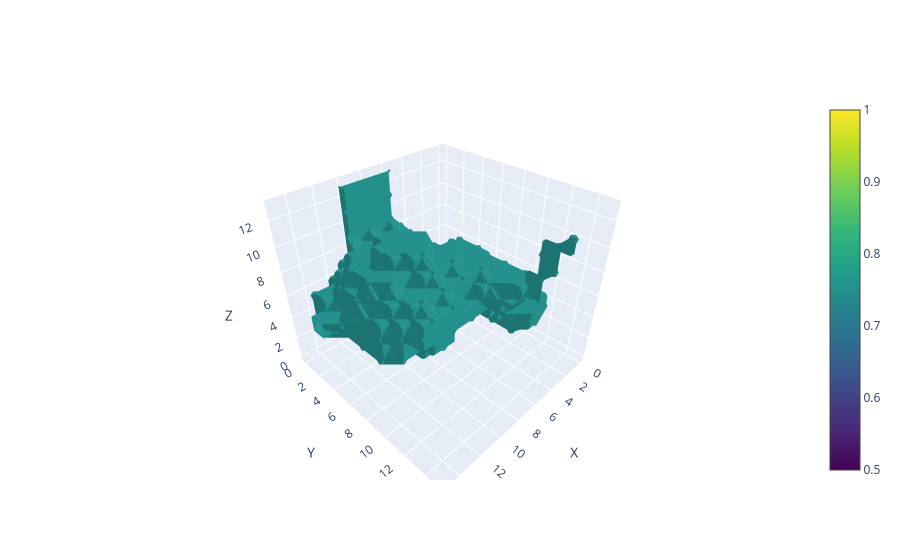

The code cell stored with this chart in its notebook:
### Code cell
import plotly.graph_objects as go

voxel_grid_zyx = np.stack(stencil, axis=0)
voxel_grid_xyz = np.transpose(voxel_grid_zyx, (2, 1, 0))
voxel_grid = np.where(voxel_grid_xyz != 0, 1, 0).astype(np.uint8)

nx, ny, nz = voxel_grid.shape
X, Y, Z = np.mgrid[0:nx, 0:ny, 0:nz]

fig = go.Figure(
    data=go.Isosurface(
        x=X.flatten(),
        y=Y.flatten(),
        z=Z.flatten(),
        value=voxel_grid.flatten(),
        isomin=0.5,
        isomax=1.0,
        surface_count=1,
        colorscale="Viridis",
        caps=dict(x_show=False, y_show=False, z_show=False)
    )
)

fig.update_layout(
    scene=dict(
        xaxis_title="X",
        yaxis_title="Y",
        zaxis_title="Z",
        aspectmode="data"
    )
)

fig.show()

### Figure 1 — Plotly figure (JSON) as saved in the notebook; plotly's stock layout.template omitted (floating-point values rounded to 4 significant figures; data arrays with more than 128 entries replaced by an {"elided": "..."} marker saying what was removed)
{"data": [{"caps": {"x": {"show": false}, "y": {"show": false}, "z": {"show": false}}, "colorscale": [[0, "#440154"], [0.1111, "#482878"], [0.2222, "#3e4989"], [0.3333, "#31688e"], [0.4444, "#26828e"], [0.5556, "#1f9e89"], [0.6667, "#35b779"], [0.7778, "#6ece58"], [0.8889, "#b5de2b"], [1, "#fde725"]], "isomax": 1, "isomin": 0.5, "surface": {"count": 1}, "type": "isosurface", "value": {"elided": "3584 int values"}, "x": {"elided": "3584 int values"}, "y": {"elided": "3584 int values"}, "z": {"elided": "3584 int values"}}], "layout": {"scene": {"aspectmode": "data", "xaxis": {"title": {"text": "X"}}, "yaxis": {"title": {"text": "Y"}}, "zaxis": {"title": {"text": "Z"}}}}}
